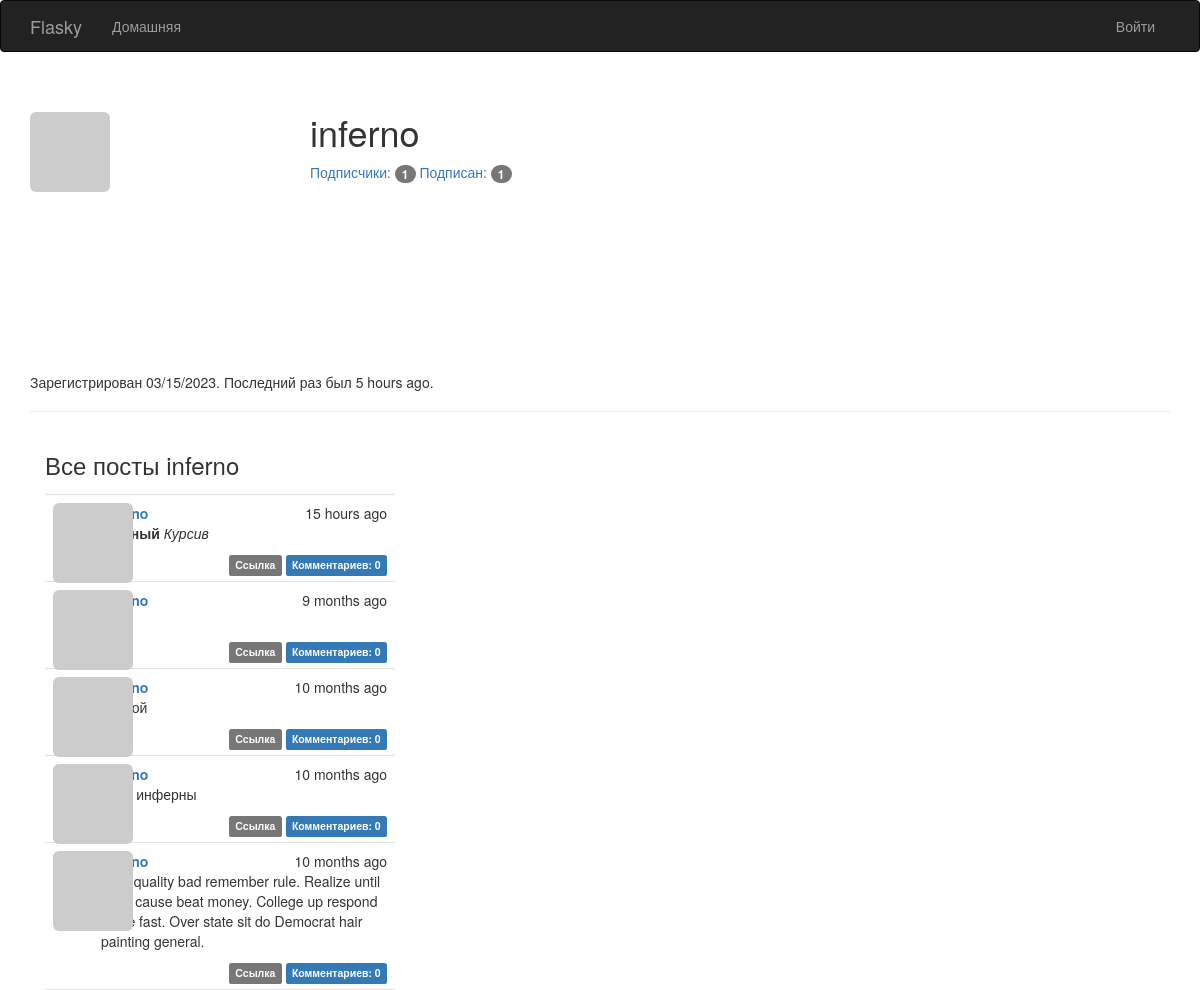
Screenshot of /user/inferno with the database file from the repository.
### app/models.py (models this page shows, shortened)
class User(UserMixin, db.Model):
    __tablename__ = 'users'
    id = db.Column(db.Integer, primary_key=True)
    email = db.Column(db.String(64), unique=True, index=True)
    username = db.Column(db.String(64), unique=True, index=True)
    password_hash = db.Column(db.String(128))
    role_id = db.Column(db.Integer, db.ForeignKey('roles.id'))
    confirmed = db.Column(db.Boolean, default=False)
    name = db.Column(db.String(64))
    location = db.Column(db.String(64))
    about_me = db.Column(db.Text())
    member_since = db.Column(db.DateTime(), default=datetime.utcnow)
    last_seen = db.Column(db.DateTime(), default=datetime.utcnow)
    avatar_hash = db.Column(db.String(32))
    posts = db.relationship('Post', backref='author', lazy='dynamic')
    comments = db.relationship('Comment', backref='author', lazy='dynamic')
    followed = db.relationship('Follow',
                               foreign_keys=[Follow.follower_id],
                               backref=db.backref('follower', lazy='joined'),
                               lazy='dynamic',
                               cascade='all, delete-orphan')
    followers = db.relationship('Follow',
                                foreign_keys=[Follow.followed_id],
                                backref=db.backref('followed', lazy='joined'),
                                lazy='dynamic',
                                cascade='all, delete-orphan')
    @property
    def password(self):
        raise AttributeError('password is not a readable attribute')
    def gravatar(self, size=100, default='identicon', rating='g'):
        if request.is_secure:
            url = 'https://secure.gravatar.com/avatar'
        else:
            url = 'http://secure.gravatar.com/avatar'
        hash = hashlib.md5(self.email.lower().encode('utf-8')).hexdigest()
        return f'{url}/{hash}?s={size}&d={default}&r={rating}'

class Post(db.Model):
    __tablename__ = 'posts'
    id = db.Column(db.Integer, primary_key=True)
    body = db.Column(db.Text)
    body_html = db.Column(db.Text)
    timestamp = db.Column(db.DateTime, index=True, default=datetime.utcnow)
    author_id = db.Column(db.Integer, db.ForeignKey('users.id'))
    comments = db.relationship('Comment', backref='post', lazy='dynamic')

### app/main/views.py (the view)
@main.route('/user/<username>')
def user(username):
    user = User.query.filter_by(username=username).first_or_404()
    posts = user.posts.order_by(Post.timestamp.desc()).all()
    return render_template('user.html', user=user, posts=posts)

### app/auth/views.py (called while the page is built)
@auth.before_app_request
def before_request():
    if current_user.is_authenticated:
        current_user.ping()
        if not current_user.confirmed \
                and request.blueprint != 'auth' \
                and request.endpoint != 'static':
            return redirect(url_for('auth.unconfirmed'))

### app/main/__init__.py (called while the page is built)
@main.app_context_processor
def inject_permissions():
    return dict(Permission=Permission)

### app/main/views.py (called while the page is built)
@main.after_app_request
def after_request(response):
    for query in get_debug_queries():
        if query.duration >= current_app.config['FLASKY_SLOW_DB_QUERY_TIME']:
            current_app.logger.warning(
                'Slow query: %s\nParameters: %s\nDuration: %fs\nContext: %s\n' %
                (query.statement, query.parameters, query.duration, query.context))
    return response

### app/models.py (called while the page is built)
    def can(self, permissions):
        return False

    def is_administrator(self):
        return False

### app/templates/user.html (shortened to what this page needs)
{% extends "base.html" %}
{% import "bootstrap/wtf.html" as wtf %}
{% block page_content %}
    <div class="page-header">
        <img class="img-rounded profile-thumbnail" src="{{ user.gravatar(size=256) }}">
        <div class="profile-header">
            <h1>{{ user.username }}</h1>
        <a href="{{ url_for('.followers', username=user.username) }}">
            Подписчики: <span class="badge">{{ user.followers.count() - 1 }}</span></a>
        <a href="{{ url_for('.followed_by', username=user.username) }}">
            Подписан: <span class="badge">{{ user.followed.count() - 1 }}</span></a>
            </div>
        <p>
            Зарегистрирован {{ moment(user.member_since).format('L') }}.
            Последний раз был {{ moment(user.last_seen).fromNow() }}.
        </p>
    </div>
    <div class="col-md-4">
        <h3>Все посты {{user.username}} </h3>
        {% include '_posts.html' %}
    </div>
{% endblock %}

### app/templates/_posts.html (shortened to what this page needs)
<ul class="posts">
    {% for post in posts %}
    <li class="post">
        <div class="profile-thumbnail">
            <a href="{{ url_for('.user', username=post.author.username) }}">
                <img class="img-rounded profile-thumbnail" src="{{ post.author.gravatar(size=40) }}">
            </a>
        </div>
        <div class="post-date">{{ moment(post.timestamp).fromNow() }}</div>
        <div class="post-author">
            <a href="{{ url_for('.user', username=post.author.username) }}">
            </a>
        </div>
       <div class="post-content">
        <div class="post-body">
            {% if post.body_html %}
                {{ post.body_html | safe }}
            {% else %}
                {{ post.body }}
        {% endif %}
        </div>
        <div class="post-footer">
            <a href="{{ url_for('.post', id=post.id) }}">
                <span class="label label-default">Ссылка</span></a>
            <a href="{{ url_for('.post', id=post.id) }}#comments">
                <span class="label label-primary">
                Комментариев: {{ post.comments.count() }}
                </span></a>
        </div>
</div>
    </li>
    {% endfor %}
</ul>

### app/static/styles.css (style rules this page uses)
.profile-thumbnail { position: absolute; }
.profile-header { min-height: 260px; margin-left: 280px; }
ul.posts { list-style-type: none; padding: 0px; margin: 16px 0px 0px 0px; border-top: 1px solid #e0e0e0; }
ul.posts li.post { padding: 8px; border-bottom: 1px solid #e0e0e0; }
div.post-date { float: right; }
div.post-author { font-weight: bold; margin-left: 48px; }
div.post-content { margin-left: 48px; min-height: 48px; }
div.post-footer { text-align: right; }

### rows the page displays
User: username "inferno", member_since "03/15/2023", last_seen "5 hours ago"
Post: timestamp "15 hours ago", body_html "Курсив", comments.count "0"
Post: timestamp "9 months ago", comments.count "0"
Post: timestamp "10 months ago", comments.count "0"
Post: timestamp "10 months ago", body_html "Пост инферны", comments.count "0"
Post: timestamp "10 months ago", body_html "High quality bad remember rule. Realize until push cause beat money. College up respond same fast. Over state sit do Democrat hair painting general.", comments.count "0"

### other values shown
{{ user.followers.count() - 1 }} "1"
{{ user.followed.count() - 1 }} "1"
